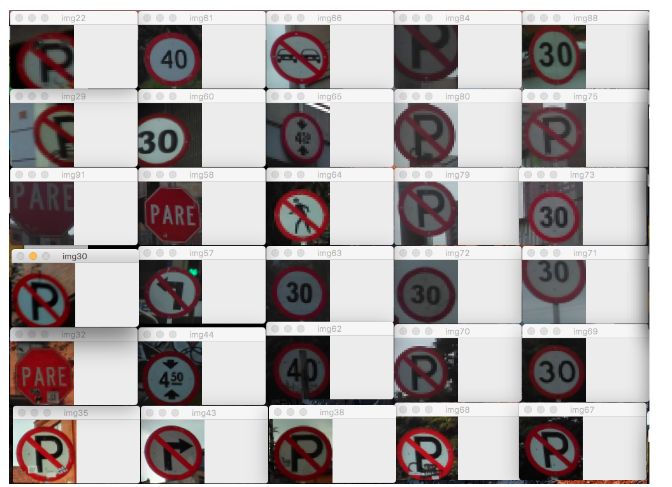
#> input picture notebook/Det-1.png, 672 x 487 px, given in place of STC-PV-30.jpg, which was not available
$ jupyter execute --allow-errors Proyecto-notebook.ipynb   (text cells are left out)
#> lines starting #> are read from the running program, lines starting #| are printed output that depends on the picture; after the words box and inside, x2 and y2 are one past the last pixel; in counts of white or black regions, pixels touching at a corner belong together; pictures that were not available may be replaced by others from this repository, and a replacement may not be noted
### Detect.py
import numpy as np
import imutils
import cv2


class Detector:
    """
        Class for Traffic Sign detection
    """
    def __init__(self, img, show=False, debug=False, half=False):
        """
            Constructor to initial configuration of detection class
        :param img: Frame/img to detect traffic sign
        :param show: Show detection result
        :param debug: Show detection process
        :param half: Right part of the img for optimisation detection
        """
        if not half:
            self.img = imutils.resize(img, width=600)
        else:
            self.img = imutils.resize(img[:, int(img.shape[1] / 2):img.shape[1]], width=200)
        self.draw = np.zeros_like(self.img)
        self.show = show
        self.debug = debug

        # YUV
        self.lower_redY = np.array([160])
        self.upper_redY = np.array([255])

        self.lower_red = (150, 30, 80)
        self.upper_red = (200, 200, 255)

        self.lower_yellow = (0, 50, 200)
        self.upper_yellow = (30,150,255)

    def validate_borders(self, cx1, cx2, cy1, cy2):
        """
            Check the coordinates are in the image rectangle
        :param cx1: center x1
        :param cx2: center x2
        :param cy1: center y1
        :param cy2: center y2
        :return: the 4 coordinates after validation.
        """
        if cx1 >= self.img.shape[1]:
            cx1 = self.img.shape[1] - 1

        if cx2 >= self.img.shape[1]:
            cx2 = self.img.shape[1] - 1

        if cy1 >= self.img.shape[0]:
            cy1 = self.img.shape[0] - 1

        if cy2 >= self.img.shape[0]:
            cy2 = self.img.shape[0] - 1
        # menor
        if cx1 < 0:
            cx1 = 0

        if cx2 < 0:
            cx2 = 0

        if cy1 < 0:
            cy1 = 0

        if cy2 < 0:
            cy2 = 0

        return cx1, cx2, cy1, cy2

    def detect(self):
        """
            Detect only one sign for image
        :return:
        """
        yuv = cv2.cvtColor(self.img, cv2.COLOR_BGR2YUV)
        hsi = cv2.cvtColor(self.img, cv2.COLOR_BGR2HLS)

        # YUV
        kernel = cv2.getStructuringElement(cv2.MORPH_CROSS, (3, 3))
        mask1 = cv2.inRange(hsi, self.lower_red, self.upper_red) + cv2.inRange(hsi, self.lower_yellow,
                                                                               self.upper_yellow)
        cv2.bitwise_and(mask1, mask1, mask=cv2.inRange(yuv[:, :, 2], self.lower_redY, self.upper_redY))
        mask = cv2.erode(mask1, kernel, iterations=1)
        mask = cv2.dilate(mask, kernel, iterations=5)

        cnts = cv2.findContours(mask.copy(), cv2.RETR_EXTERNAL,
                                cv2.CHAIN_APPROX_SIMPLE)[-2]
        center = None
        th = None
        sign = None
        if len(cnts) > 0:
            c = max(cnts, key=cv2.contourArea)
            ((x, y), radius) = cv2.minEnclosingCircle(c)
            M = cv2.moments(c)
            center = (int(M["m10"] / M["m00"]), int(M["m01"] / M["m00"]))

            if radius > 10 and self.debug:
                cv2.circle(self.draw, (int(x), int(y)), int(radius),
                           (0, 255, 255), 2)
                cv2.circle(self.draw, center, 5, (0, 0, 255), -1)

            if radius >10:
                cx1 = int(center[0] - radius-0)
                cx2 = int(center[0] + radius+0)
                cy1 = int(center[1] - radius-0)
                cy2 = int(center[1] + radius+0)
                cx1, cx2, cy1, cy2 = self.validate_borders(cx1, cx2, cy1, cy2)
                sign = self.img[cy1:cy2, cx1:cx2]
                th = mask[cy1:cy2, cx1:cx2]

        if self.show:
            print("detect")
            cv2.imshow("IMG YUV", yuv)
            if mask is not None: cv2.imshow("MASK MORP", mask)
            cv2.imshow("MASK YUV", mask1)
            if sign is not None: cv2.imshow("Sign", sign)
            cv2.imshow("IMG", self.img)
            cv2.waitKey(0)
            cv2.destroyAllWindows()

        return sign, th

    # [130 lines left out: functions multiple_detect, video_test, test, not called in this run]

# [2 lines that do not run on import are left out]

### Proyecto-notebook.ipynb
[cell 1]
from collections import deque
import numpy as np
import imutils
import cv2

"""
Clase de Deteccion
 img : imagen a buscar senal
 show: mostrar proceso
 debug: mostrar imagenes de debug
 half: solo tomar media imagen (parte derecha) - primeras pruebas ya no se usa
"""
class Detector:
    def __init__(self, img, show=False, debug=False, half=False):
        if not half:
            self.img = imutils.resize(img, width=600)
        else:
            self.img = imutils.resize(img[:, int(img.shape[1] / 2):img.shape[1]], width=200)
        self.draw = np.zeros_like(self.img)
        self.show = show
        self.debug = debug

        # YUV
        self.lower_redY = np.array([160])
        self.upper_redY = np.array([255])

        self.lower_red = (150, 30, 80)
        self.upper_red = (200, 200, 255)

        self.lower_yellow = (0, 50, 200)
        self.upper_yellow = (30,150,255)

    # Valida bordes para por si la senal esta en un borde
    def validate_borders(self, cx1, cx2, cy1, cy2):
        if cx1 >= self.img.shape[1]:
            cx1 = self.img.shape[1] - 1

        if cx2 >= self.img.shape[1]:
            cx2 = self.img.shape[1] - 1

        if cy1 >= self.img.shape[0]:
            cy1 = self.img.shape[0] - 1

        if cy2 >= self.img.shape[0]:
            cy2 = self.img.shape[0] - 1
        # menor
        if cx1 < 0:
            cx1 = 0

        if cx2 < 0:
            cx2 = 0

        if cy1 < 0:
            cy1 = 0

        if cy2 < 0:
            cy2 = 0

        return cx1, cx2, cy1, cy2

    # [48 lines left out: function detect, not called in this run]
    # Detectar mas de una senal por imagen
    def multiple_detect(self):
        yuv = cv2.cvtColor(self.img, cv2.COLOR_BGR2YUV)
        hsi = cv2.cvtColor(self.img, cv2.COLOR_BGR2HLS)
        # YUV
        kernel = cv2.getStructuringElement(cv2.MORPH_CROSS, (3, 3))
        mask1 = cv2.inRange(hsi, self.lower_red, self.upper_red) + cv2.inRange(hsi, self.lower_yellow,
                                                                               self.upper_yellow)
        cv2.bitwise_and(mask1, mask1, mask=cv2.inRange(yuv[:, :, 2], self.lower_redY, self.upper_redY))
        mask = cv2.erode(mask1, kernel, iterations=1)
        mask = cv2.dilate(mask, kernel, iterations=5)

        cnts = cv2.findContours(mask.copy(), cv2.RETR_EXTERNAL,
                                cv2.CHAIN_APPROX_SIMPLE)[-2]
        center = None
        th = []
        sign = []
        if len(cnts) > 0:
            for i in cnts:
                ((x, y), radius) = cv2.minEnclosingCircle(i)
                M = cv2.moments(i)
                center = (int(M["m10"] / M["m00"]), int(M["m01"] / M["m00"]))

                # only proceed if the radius meets a minimum size
                if 10 < radius < 200:
                    # draw the circle and centroid on the frame,
                    # then update the list of tracked points
                    cv2.circle(self.draw, (int(x), int(y)), int(radius),
                               (0, 255, 255), 2)
                    cv2.circle(self.draw, center, 5, (0, 0, 255), -1)
                    cv2.putText(self.draw, str(radius),center,cv2.FONT_HERSHEY_PLAIN, 2, (0, 255, 0), 2)

                if 10 < radius < 200:
                    cx1 = int(center[0] - radius - 20)
                    cx2 = int(center[0] + radius + 20)
                    cy1 = int(center[1] - radius - 20)
                    cy2 = int(center[1] + radius + 20)

                    cx1, cx2, cy1, cy2 = self.validate_borders(cx1, cx2, cy1, cy2)
                    # sign = cv2.bitwise_and(self.img[cy1:cy2,cx1:cx2],self.img[cy1:cy2,cx1:cx2],mask = mask[cy1:cy2,cx1:cx2])
                    sign.append(self.img[cy1:cy2, cx1:cx2])
                    th.append(mask[cy1:cy2, cx1:cx2])

        return sign, th
    # Detectar senal en video
    # [41 lines left out: function video_test, not called in this run]

"""
Funcion de test
one = Si solo queremos detectar en una imagen o en multiple imagenes
"""
def test(one=True):
#> called with one = True
    total = 0
    imgs = []
    if one:
        print("Detecting:")
        img_file = "./Data/Preventivas/STC-PV-30.jpg"
        # img_file = "./Data/Mixtas/STC-MX-30.jpg"
        # img_file = "./Data/Reglamentarias/STC-RG-17.jpg"
        sign = cv2.imread(img_file, 1)
#> sign is the input picture: shape (487, 672, 3); mean B, G, R 165.9, 165.6, 171.8
        d = Detector(sign, show=True, debug=True)
        s,th = d.multiple_detect()
#> in multiple_detect, `mask1 = cv2.inRange(hsi, self.lower_red, self.upper_red) + cv2.inRange..`:
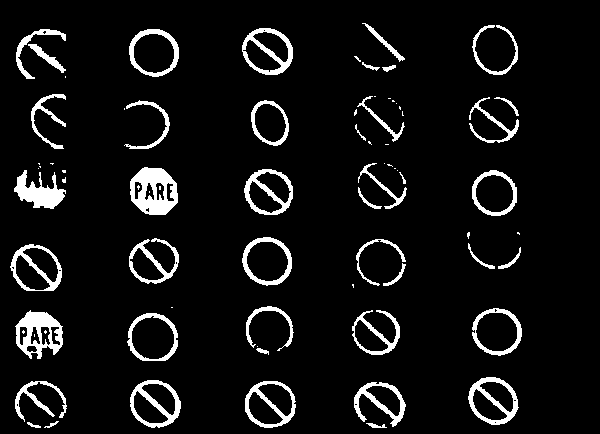
#> mask1: shape (434, 600); 7.4% white; 76 white regions (33 under 20 px), largest, box (x1, y1, x2, y2) and area: (130, 167, 178, 215) 1489, (15, 310, 63, 359) 1226, (14, 170, 66, 209) 1006
#> in multiple_detect, `cnts = cv2.findContours(mask.copy(), cv2.RETR_EXTERNAL, cv2.CHAIN_APPR..`: cnts = 35 contours; largest, box (x1, y1, x2, y2) and area: (123, 309, 182, 365) 2464, (241, 377, 300, 432) 2441, (238, 233, 296, 290) 2416, (126, 376, 185, 432) 2413, (125, 25, 183, 81) 2410
#> the loop in multiple_detect, `for i in cnts:` made 35 passes
#> (x, y, radius, center, cx1, cx2, cy1, cy2) on passes 1, 2, 3, 4, 5, 7, 8, 9: (379.2, 403.8, 29.93, (379, 404), 329, 428, 354, 433), (269.8, 404.5, 29.49, (269, 403), 219, 318, 353, 433), (40.5, 403.5, 29.84, (41, 401), 0, 90, 351, 433), (154.8, 403.4, 29.53, (154, 403), 104, 203, 353, 433), (493.4, 399.3, 29.63, (492, 400), 442, 541, 350, 433), (152.4, 338, 29.69, (152, 337), 102, 201, 287, 386), (38.67, 334.3, 28.99, (38, 333), 0, 86, 284, 381), (375.6, 331.5, 27.96, (375, 334), 327, 422, 286, 381)
#> after the loop in multiple_detect, `for i in cnts:`:
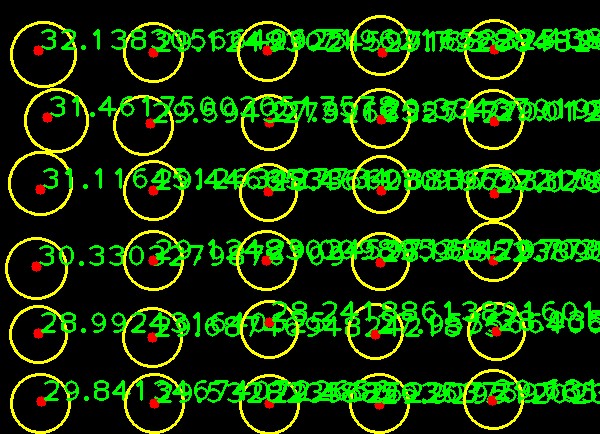
#> self.draw: shape (434, 600, 3); mean B, G, R 0, 52.1, 16.4
#> after the loop in multiple_detect, `for i in cnts:`: sign = 30 items
#> s = 30 items; th = 30 items
        cv2.imshow("img",cv2.bitwise_or(d.img, d.draw))
        for j in s:
            cv2.imshow("img" + str(total), j)

            total += 1
#> this loop made 30 passes
#> pass 1, in test, `cv2.imshow("img" + str(total), j)`:
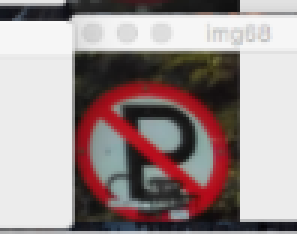
#> window 'img0': shape (79, 99, 3) (shown 3 times larger); mean B, G, R 146.9, 147.2, 160.5
#> after the loop, total = 30
        cv2.waitKey(0)
        cv2.destroyAllWindows()
    else:
        for i in range(1, 45):
            #img_file = "./Data/Preventivas/STC-PV-"+str(i)+".jpg"
            #img_file = "./Data/Reglamentarias/STC-RG-" + str(i) + ".jpg"
            img_file = "./Data/Mixtas/STC-MX-"+ str(i) +".jpg"
            sign = cv2.imread(img_file, 1)
            d = Detector(sign, show=False, debug=False)
            s, th = d.multiple_detect()
            for j in s:
                #cv2.imwrite('./training/PV/Sign-Preventivas-'+str(i)+'-'+str(total)+'.jpg', imutils.resize(j, width=100))
                cv2.imwrite('./training/MX/Sign-Mixtas-'+str(i)+'-'+str(total)+'.jpg', imutils.resize(j, width=100))
                #cv2.imshow("img" + str(total), imutils.resize(j, width=100))
                # imgs.append((str(i)+"-"+str(total), j))
                total += 1
                print ("1")
            else:
                print ("0")
        print ("Detected:", str(total))

        #cv2.waitKey(0)
        #cv2.destroyAllWindows()
if __name__ == "__main__":
    test()

[cell 2]
import numpy as np
import imutils
import cv2
from Detect import Detector
from imutils import paths

"""
Clase de Segmentacion
 img : senal a segmentar
"""
class Segmentor:
    def __init__(self, img):
        self.origi = imutils.resize(img, width=100)
        self.img = self.origi.copy()
        self.th = np.zeros_like(self.img)

        self.th[:, :, 0] = cv2.adaptiveThreshold(cv2.cvtColor(self.img, cv2.COLOR_BGR2GRAY), 255,
                                                 cv2.ADAPTIVE_THRESH_MEAN_C, cv2.THRESH_BINARY, 11, 2)
        kernel = np.ones((2, 2), np.uint8)
        self.th[:, :, 0] = cv2.morphologyEx(self.th[:, :, 0], cv2.MORPH_CLOSE, kernel)
        self.th[:, :, 1] = self.th[:, :, 2] = self.th[:, :, 0]
        self.kp = None
        self.kpimg = np.zeros_like(img)
        self.segmented = np.zeros_like(img)
        self.fast = cv2.FastFeatureDetector_create()
    # Algoritmo watershed
    def watershed(self, debug=False):
        kernel = cv2.getStructuringElement(cv2.MORPH_CROSS, (3, 3))
        opening = cv2.morphologyEx(self.th[:, :, 0], cv2.MORPH_OPEN, kernel, iterations=2)

        # sure background area
        sure_bg = cv2.dilate(self.th[:, :, 0], kernel, iterations=3)

        # Finding sure foreground area
        dist_transform = cv2.distanceTransform(opening, cv2.DIST_L2, 5)
        ret, sure_fg = cv2.threshold(dist_transform, 0.1 * dist_transform.max(), 255, 0)

        # Finding unknown region
        sure_fg = np.uint8(sure_fg)

        unknown = cv2.subtract(sure_bg, sure_fg)

        # Marker labelling
        ret, markers = cv2.connectedComponents(sure_fg)

        # Add one to all labels so that sure background is not 0, but 1
        markers = markers + 1

        # Now, mark the region of unknown with zero
        markers[unknown == 255] = 0

        markers = cv2.watershed(self.img, markers)
        self.add_color(markers)
        if debug:
            cv2.imshow("fg", unknown)
            cv2.imshow("op", opening)
            cv2.imshow("o3", sure_bg)
    # Colorear watershed
    def add_color(self, markers):
        self.img[markers == -1] = [255, 255, 255]
        self.img[markers == 1] = [255, 0, 0]
        self.img[markers == 2] = [0, 50, 0]
        self.img[markers == 3] = [0, 0, 255]
        self.img[markers == 4] = [255, 255, 0]
        self.img[markers == 5] = [0, 255, 255]
        self.img[markers == 6] = [255, 0, 255]

        self.img[markers == 7] = [125, 0, 0]
        self.img[markers == 8] = [0, 125, 0]
        self.img[markers == 9] = [0, 0, 125]
        self.img[markers == 10] = [125, 125, 0]
        self.img[markers == 11] = [0, 125, 125]
        self.img[markers == 12] = [125, 0, 125]

        self.img[markers == 13] = [255, 255, 255]
        self.img[markers == 14] = [255, 0, 0]
        self.img[markers == 15] = [0, 255, 0]
        self.img[markers == 16] = [0, 0, 255]
        self.img[markers == 17] = [255, 255, 0]
        self.img[markers == 18] = [0, 255, 255]
        self.img[markers == 19] = [255, 0, 255]
    # Extraer keypoints con FAST
    def keypoints(self, otsu=False):
        if not otsu :self.kp = self.fast.detect(self.th, None)
        else: self.kp = self.fast.detect(self.th, None)
        self.kpimg = cv2.drawKeypoints(self.th, self.kp,None, color=(0,255,0))
    # Transormar los Keypoints de FAST en descriptores, se agregan los momentos y los momentos de HU
    def descriptors(self):
        if self.kp is None:
            return []
        else:
            data = []
            for j in range(15):
                data.append(self.kp[j].response)

            moments = cv2.moments(self.th[:,:,0])
            data = np.append(data,cv2.HuMoments(moments).flatten())
            return data

"""
Funcion de Test
 one : Solo una imagen o un grupo de imagenes
 complete : mostrar deteccion tambien
"""
def test(one= True, complete = True):
#> called with one = True, complete = True
    total = 0
    imgs = []
    if one:
        print("Detecting:")
        file = "./Data/Reglamentarias/STC-RG-3.jpg"
        sign = cv2.imread(file,1)
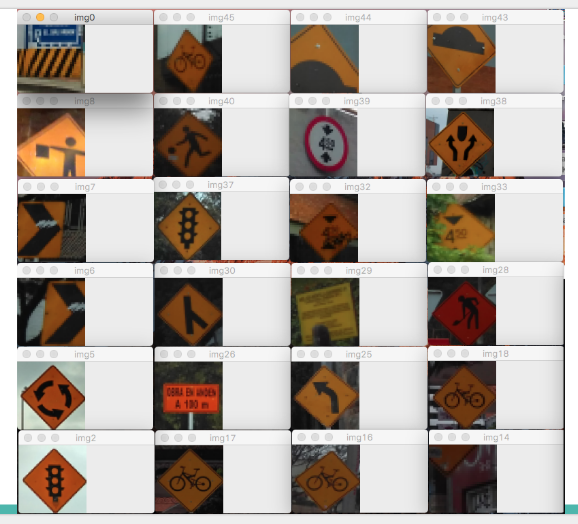
#> input picture notebook/Det-2.png, 578 x 524 px, given in place of STC-RG-3.jpg, which was not available
#> sign is the input picture: shape (524, 578, 3); mean B, G, R 161.7, 168.9, 178
        d = Detector(sign,show=complete, debug=complete)
        s, th = d.detect()
#> in detect, `kernel = cv2.getStructuringElement(cv2.MORPH_CROSS, (3, 3))`: kernel = [[0, 1, 0], [1, 1, 1], [0, 1, 0]]
#> in detect, `cnts = cv2.findContours(mask.copy(), cv2.RETR_EXTERNAL, cv2.CHAIN_APPR..`: cnts = 14 contours; largest, box (x1, y1, x2, y2) and area: (312, 116, 366, 183) 2590, (450, 292, 518, 359) 2533, (309, 208, 371, 272) 1760, (466, 481, 512, 535) 1125, (199, 406, 229, 431) 514
#> in detect, `c = max(cnts, key=cv2.contourArea)`: c = contour of 66 points, box (x1, y1, x2, y2) (312, 116, 366, 183), area 2590
#> in detect, `((x, y), radius) = cv2.minEnclosingCircle(c)`: x = 338; y = 149; radius = 33.54
#> in detect, `M = cv2.moments(c)`: M = moments, m00 2590.5, centre m10/m00, m01/m00 = (338.3, 148.9)
#> in detect, `center = (int(M["m10"] / M["m00"]), int(M["m01"] / M["m00"]))`: center = (338, 148)
#> in detect, `cv2.circle(self.draw, center, 5, (0, 0, 255), -1)`:
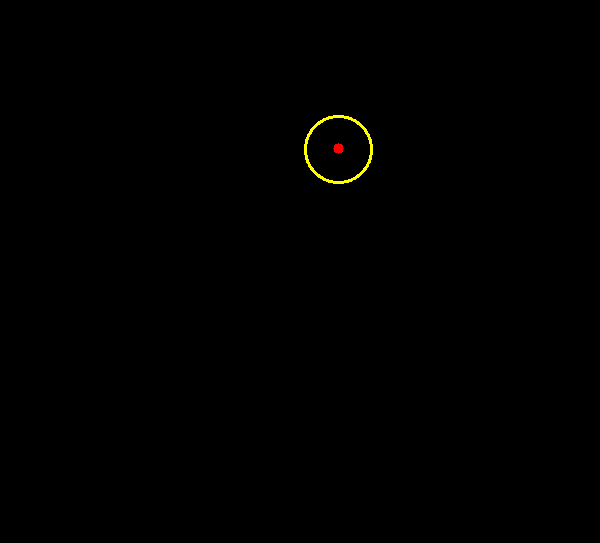
#> self.draw: shape (543, 600, 3); mean B, G, R 0, 0.5, 0.6
#> in detect, `cx1 = int(center[0] - radius-0)`: cx1 = 304
#> in detect, `cx2 = int(center[0] + radius+0)`: cx2 = 371
#> in detect, `cy1 = int(center[1] - radius-0)`: cy1 = 114
#> in detect, `cy2 = int(center[1] + radius+0)`: cy2 = 181
        print("Segment")
        seg = Segmentor(s)
#> in __init__, `self.th[:, :, 0] = cv2.morphologyEx(self.th[:, :, 0], cv2.MORPH_CLOSE,..`:
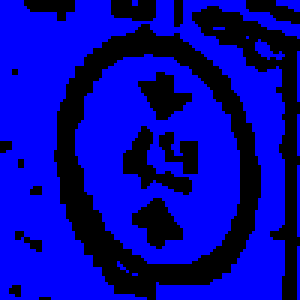
#> self.th: shape (100, 100, 3) (shown 3 times larger); mean B, G, R 166.9, 0, 0
        seg.watershed()
#> in watershed, `kernel = cv2.getStructuringElement(cv2.MORPH_CROSS, (3, 3))`: kernel = [[0, 1, 0], [1, 1, 1], [0, 1, 0]]
#> in watershed, `ret, sure_fg = cv2.threshold(dist_transform, 0.1 * dist_transform.max(..`:
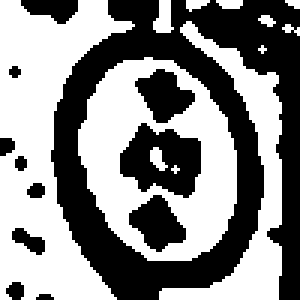
#> sure_fg: shape (100, 100) float32 (shown 3 times larger); 53.4% white; 12 black regions (3 under 20 px), largest, box (x1, y1, x2, y2) and area: (17, 0, 100, 100) 3530, (40, 41, 67, 66) 435, (43, 65, 62, 84) 215
#> in watershed, `ret, sure_fg = cv2.threshold(dist_transform, 0.1 * dist_transform.max(..`: ret = 1.26
#> in watershed, `ret, markers = cv2.connectedComponents(sure_fg)`:
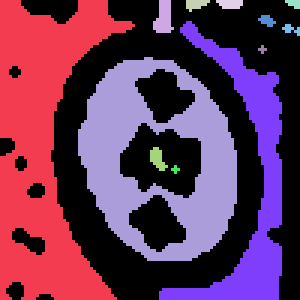
#> markers: shape (100, 100) int32 (shown 3 times larger); 13 distinct labels, from 0 to 12; one colour per label, 0 black
#> in watershed, `ret, markers = cv2.connectedComponents(sure_fg)`: ret = 13
#> in watershed, `markers = cv2.watershed(self.img, markers)`:
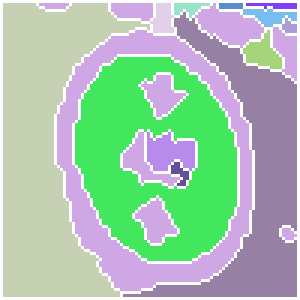
#> markers: shape (100, 100) int32 (shown 3 times larger); 14 distinct labels, from -1 to 13; one colour per label, 0 black, -1 white
#> in add_color, `self.img[markers == 11] = [0, 125, 125]`:
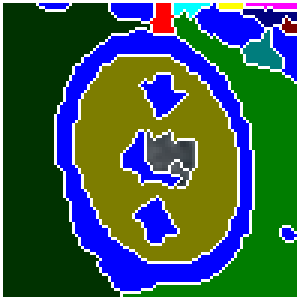
#> self.img: shape (100, 100, 3) (shown 3 times larger); mean B, G, R 87.1, 94.2, 62.1
        seg.keypoints()
#> in keypoints, `if not otsu :self.kp = self.fast.detect(self.th, None)`: self.kp = 43 keypoints; strongest (x, y, size): (24, 3, 7), (89, 9, 7), (95, 11, 7), (82, 12, 7)
        seg.descriptors()
#> after the loop in descriptors, `for j in range(15):`: data = [254, 254, 254, 254, 254, 254, 254, 254, 254, 254, 254, 254, 254, 254, 254]
#> in descriptors, `moments = cv2.moments(self.th[:,:,0])`: moments = moments, m00 1668975, centre m10/m00, m01/m00 = (44.93, 50.44)
#> in descriptors, `data = np.append(data,cv2.HuMoments(moments).flatten())`: data = 22 values, max 254 at index 0, min -2.69e-24 at index 21, mean 173.2
        res = np.concatenate((seg.origi,seg.th, seg.img, seg.kpimg), axis=1)
        cv2.imshow("res", res)
        cv2.waitKey(0)
        cv2.destroyAllWindows()
    else:
        for i in range(1,45):
            #file = "./Data/Preventivas/STC-PV-"+str(i)+".jpg"
            file = "./Data/Reglamentarias/STC-RG-" + str(i) + ".jpg"
            #file = "./Data/Mixtas/STC-MX-"+ str(i) +".jpg"
            sign = cv2.imread(file,1)
            d = Detector(sign,show=complete)
            s,th = d.detect()
            if s is not None :
                total +=1
                imgs.append((i, s,th))

        print ("Detected:", str(total))
        for i in range(1,len(imgs)-1):
            seg = Segmentor(imgs[i][1], imgs[i][2])
            seg.watershed()
            seg.keypoints()
            res = np.concatenate((seg.origi,seg.th, seg.img, seg.kpimg), axis=1)
            cv2.imshow("img"+str(imgs[i][0]), res)
            print (str(imgs[i][0]))

        cv2.waitKey(0)
        cv2.destroyAllWindows()
if __name__ == "__main__":
    test(True)
